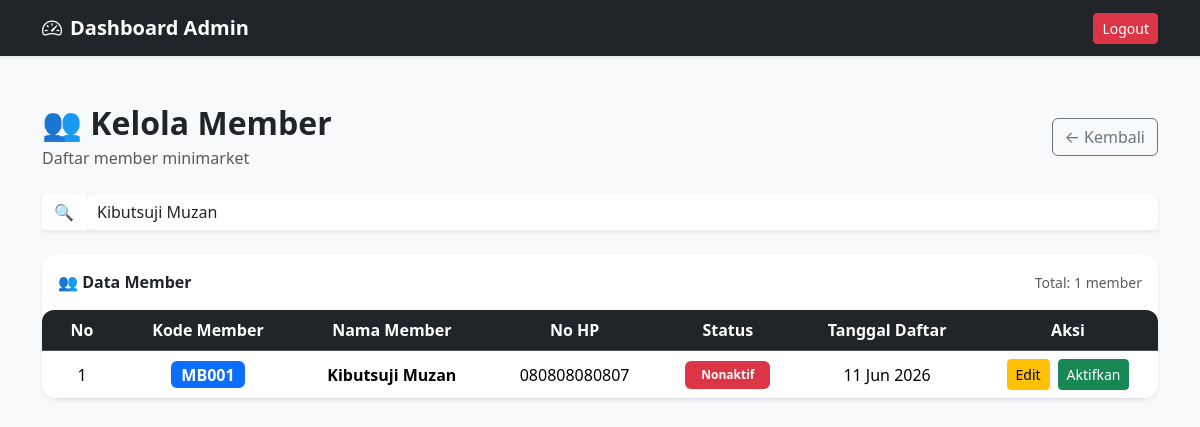
The app's page /admin/member/index.php?cari=Kibutsuji Muzan (signed in) with its own data.
### tables this page shows
CREATE TABLE `member` (
  `id_member` int NOT NULL,
  `kode_member` varchar(20) NOT NULL,
  `nama_member` varchar(100) NOT NULL,
  `no_hp` varchar(15) NOT NULL,
  `status` enum('aktif','nonaktif') DEFAULT 'aktif',
  `tanggal_daftar` datetime DEFAULT CURRENT_TIMESTAMP
);

### admin/member/index.php (the view, shortened to what this page needs)
<?php
include '../../config/db.php';
$cari = $_GET['cari'] ?? '';
$query = mysqli_query(
    $koneksi,
    "SELECT * FROM member
    WHERE nama_member LIKE '%$cari%' OR no_hp LIKE '%$cari%'
    ORDER BY id_member ASC"
);
?>
<!DOCTYPE html>
<html lang="id">
<head>
    <link href="https://cdn.jsdelivr.net/npm/bootstrap@5.3.8/dist/css/bootstrap.min.css" rel="stylesheet"
>
    <link rel="stylesheet" href="https://cdn.jsdelivr.net/npm/bootstrap-icons@1.11.3/font/bootstrap-icons.min.css">
</head>
<body class="bg-light">
    <nav class="navbar navbar-expand-lg navbar-dark bg-dark shadow-sm">
        <div class="container">
            <a href="../index.php" class="navbar-brand fw-bold text-decoration-none">
                <span class="navbar-brand fw-bold">
                    <i class="bi bi-speedometer2 me-2"></i>Dashboard Admin
                </span>
            </a>
            <div class="ms-auto">
                <a href="../../auth/logout.php" class="btn btn-danger btn-sm">
                    Logout
                </a>
            </div>
        </div>
    </nav>
    <div class="container py-5">
        <div class="d-flex justify-content-between align-items-center mb-4">
            <div>
                <h2 class="fw-bold mb-1">
                    👥 Kelola Member
                </h2>
                <p class="text-muted mb-0">
                    Daftar member minimarket
                </p>
            </div>
            <div class="d-flex gap-2">
                <a href="../index.php" class="btn btn-outline-secondary">
                    ← Kembali
                </a>
            </div>
        </div>
        <form method="GET" class="mb-4" id="formCari">
            <div class="input-group shadow-sm">
                <span class="input-group-text bg-white border-0">
                    🔍
                </span>
                <input type="text" id="inputCari" name="cari" class="form-control border-0"
                    placeholder="Cari nama atau no hp..." value="<?= htmlspecialchars($cari); ?>">
            </div>
        </form>
        <div class="card border-0 shadow-sm rounded-4 overflow-hidden">
            <div class="card-header bg-white border-0 py-3">
                <div class="d-flex justify-content-between align-items-center">
                    <strong>
                        👥 Data Member
                    </strong>
                    <span class="text-muted small">
                        Total: <?= mysqli_num_rows($query); ?> member
                    </span>
                </div>
            </div>
            <div class="card-body p-0">
                <div class="table-scroll">
                    <table class="table table-hover align-middle text-center mb-0">
                        <thead class="table-dark">
                            <tr>
                                <th width="80">No</th>
                                <th>Kode Member</th>
                                <th>Nama Member</th>
                                <th>No HP</th>
                                <th>Status</th>
                                <th>Tanggal Daftar</th>
                                <th width="180">Aksi</th>
                            </tr>
                        </thead>
                        <tbody>
                            <?php
                                $no = 1;
                                while ($member = mysqli_fetch_assoc($query)) :
                            ?>
                            <tr>
                                <td><?= $no++; ?></td>
                                <td>
                                    <span class="badge bg-primary fs-6">
                                        <?= $member['kode_member']; ?>
                                    </span>
                                </td>
                                <td class="fw-semibold">
                                    <?= $member['nama_member']; ?>
                                </td>
                                <td><?= $member['no_hp']; ?></td>
                                <td>
                                    <?php if ($member['status'] == 'aktif') : ?>
                                    <span class="badge bg-success px-3 py-2">
                                        Aktif
                                    </span>
                                    <?php else : ?>
                                    <span class="badge bg-danger px-3 py-2">
                                        Nonaktif
                                    </span>
                                    <?php endif; ?>
                                </td>
                                <td>
                                    <?= date(
                                        'd M Y',
                                        strtotime($member['tanggal_daftar'])
                                    ); ?>
                                </td>
                                <td>
                                    <div class="d-flex justify-content-center gap-2">
                                        <a href="edit.php?id=<?= $member['id_member']; ?>"
                                            class="btn btn-warning btn-sm">
                                            Edit
                                        </a>
                                        <?php if ($member['status'] == 'aktif') : ?>
                                        <a href="../../proses/admin/member/proses_nonaktif_member.php?id=<?= $member['id_member']; ?>"
                                            class="btn btn-danger btn-sm"
                                            onclick="return confirm('Nonaktifkan member ini?')">
                                            Nonaktifkan
                                        </a>
                                        <?php else : ?>
                                        <a href="../../proses/admin/member/proses_aktif_member.php?id=<?= $member['id_member']; ?>"
                                            class="btn btn-success btn-sm"
                                            onclick="return confirm('Aktifkan kembali member ini?')">
                                            Aktifkan
                                        </a>
                                        <?php endif; ?>
                                    </div>
                                </td>
                            </tr>
                            <?php endwhile; ?>
                        </tbody>
                    </table>
                </div>
            </div>
        </div>
    </div>
</body>
</html>

### admin/member/index.php (style rules this page uses)
.form-control { border-radius: 12px !important; font-size: 16px; }
.table-scroll { max-height: 420px; overflow-y: auto; border-radius: 12px; }
.table-scroll thead th { position: sticky; top: 0; z-index: 10; background: #212529; }
.table-scroll table { margin-bottom: 0; }
.card { border-radius: 18px; }
.btn { transition: 0.2s; }

### records on screen
member: kode_member "MB001", nama_member "Kibutsuji Muzan", no_hp "080808080807", status "Nonaktif", tanggal_daftar "11 Jun 2026"

### other values on screen
mysqli_num_rows($query) "1"
